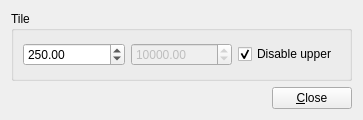
<ui version="4.0" >
 <class>frmCaloCellThresholdsTile</class>
 <widget class="QWidget" name="frmCaloCellThresholdsTile" >
  <property name="geometry" >
   <rect>
    <x>0</x>
    <y>0</y>
    <width>363</width>
    <height>120</height>
   </rect>
  </property>
  <property name="windowTitle" >
   <string>Tile Thresholds</string>
  </property>
  <layout class="QGridLayout" name="gridLayout" >
   <item row="0" column="0" >
    <widget class="QGroupBox" name="grbxTileThresholds" >
     <property name="title" >
      <string>Tile</string>
     </property>
     <layout class="QGridLayout" name="gridLayout_6" >
      <item row="0" column="0" >
       <widget class="QDoubleSpinBox" name="dspbxTileLowerThresh" >
        <property name="maximum" >
         <double>99999.000000000000000</double>
        </property>
        <property name="value" >
         <double>250.000000000000000</double>
        </property>
       </widget>
      </item>
      <item row="0" column="1" >
       <widget class="QDoubleSpinBox" name="dspbxTileUpperThresh" >
        <property name="enabled" >
         <bool>false</bool>
        </property>
        <property name="maximum" >
         <double>9999999.000000000000000</double>
        </property>
        <property name="value" >
         <double>10000.000000000000000</double>
        </property>
       </widget>
      </item>
      <item row="0" column="2" >
       <widget class="QCheckBox" name="chbxNoTileUpper" >
        <property name="text" >
         <string>Disable upper</string>
        </property>
        <property name="checked" >
         <bool>true</bool>
        </property>
       </widget>
      </item>
     </layout>
    </widget>
   </item>
   <item row="1" column="0" >
    <layout class="QHBoxLayout" name="horizontalLayout" >
     <item>
      <spacer name="horizontalSpacer" >
       <property name="orientation" >
        <enum>Qt::Horizontal</enum>
       </property>
       <property name="sizeHint" stdset="0" >
        <size>
         <width>88</width>
         <height>20</height>
        </size>
       </property>
      </spacer>
     </item>
     <item>
      <widget class="QPushButton" name="pushButton_close" >
       <property name="text" >
        <string>&amp;Close</string>
       </property>
      </widget>
     </item>
    </layout>
   </item>
  </layout>
 </widget>
 <resources/>
 <connections/>
</ui>
